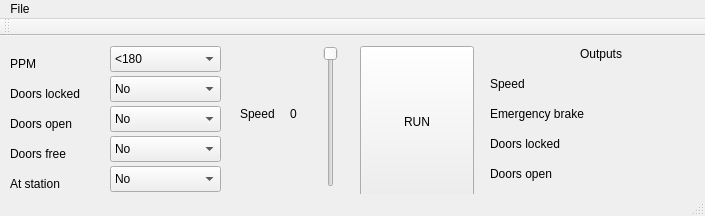
<?xml version="1.0" encoding="UTF-8"?>
<ui version="4.0">
 <class>MainWindow</class>
 <widget class="QMainWindow" name="MainWindow">
  <property name="geometry">
   <rect>
    <x>0</x>
    <y>0</y>
    <width>705</width>
    <height>216</height>
   </rect>
  </property>
  <property name="minimumSize">
   <size>
    <width>705</width>
    <height>216</height>
   </size>
  </property>
  <property name="maximumSize">
   <size>
    <width>705</width>
    <height>216</height>
   </size>
  </property>
  <property name="windowTitle">
   <string>Fixing the Trains</string>
  </property>
  <property name="unifiedTitleAndToolBarOnMac">
   <bool>false</bool>
  </property>
  <widget class="QWidget" name="centralWidget">
   <widget class="QSlider" name="speed">
    <property name="geometry">
     <rect>
      <x>320</x>
      <y>10</y>
      <width>21</width>
      <height>141</height>
     </rect>
    </property>
    <property name="cursor">
     <cursorShape>ClosedHandCursor</cursorShape>
    </property>
    <property name="autoFillBackground">
     <bool>false</bool>
    </property>
    <property name="maximum">
     <number>55</number>
    </property>
    <property name="singleStep">
     <number>1</number>
    </property>
    <property name="orientation">
     <enum>Qt::Vertical</enum>
    </property>
    <property name="invertedAppearance">
     <bool>true</bool>
    </property>
    <property name="tickInterval">
     <number>5</number>
    </property>
   </widget>
   <widget class="QComboBox" name="PPM">
    <property name="geometry">
     <rect>
      <x>110</x>
      <y>10</y>
      <width>111</width>
      <height>26</height>
     </rect>
    </property>
    <item>
     <property name="text">
      <string>&lt;180</string>
     </property>
    </item>
    <item>
     <property name="text">
      <string>180</string>
     </property>
    </item>
    <item>
     <property name="text">
      <string>270</string>
     </property>
    </item>
    <item>
     <property name="text">
      <string>420</string>
     </property>
    </item>
   </widget>
   <widget class="QComboBox" name="door_lock">
    <property name="geometry">
     <rect>
      <x>110</x>
      <y>40</y>
      <width>111</width>
      <height>26</height>
     </rect>
    </property>
    <item>
     <property name="text">
      <string>No</string>
     </property>
    </item>
    <item>
     <property name="text">
      <string>Yes</string>
     </property>
    </item>
   </widget>
   <widget class="QLabel" name="label">
    <property name="geometry">
     <rect>
      <x>10</x>
      <y>20</y>
      <width>62</width>
      <height>16</height>
     </rect>
    </property>
    <property name="text">
     <string>PPM</string>
    </property>
   </widget>
   <widget class="QLabel" name="label_2">
    <property name="geometry">
     <rect>
      <x>10</x>
      <y>50</y>
      <width>91</width>
      <height>16</height>
     </rect>
    </property>
    <property name="text">
     <string>Doors locked</string>
    </property>
   </widget>
   <widget class="QComboBox" name="door_open">
    <property name="geometry">
     <rect>
      <x>110</x>
      <y>70</y>
      <width>111</width>
      <height>26</height>
     </rect>
    </property>
    <item>
     <property name="text">
      <string>No</string>
     </property>
    </item>
    <item>
     <property name="text">
      <string>Yes</string>
     </property>
    </item>
   </widget>
   <widget class="QLabel" name="label_3">
    <property name="geometry">
     <rect>
      <x>10</x>
      <y>80</y>
      <width>91</width>
      <height>16</height>
     </rect>
    </property>
    <property name="text">
     <string>Doors open</string>
    </property>
   </widget>
   <widget class="QComboBox" name="door_free">
    <property name="geometry">
     <rect>
      <x>110</x>
      <y>100</y>
      <width>111</width>
      <height>26</height>
     </rect>
    </property>
    <item>
     <property name="text">
      <string>No</string>
     </property>
    </item>
    <item>
     <property name="text">
      <string>Yes</string>
     </property>
    </item>
   </widget>
   <widget class="QLabel" name="label_4">
    <property name="geometry">
     <rect>
      <x>10</x>
      <y>110</y>
      <width>91</width>
      <height>16</height>
     </rect>
    </property>
    <property name="text">
     <string>Doors free</string>
    </property>
   </widget>
   <widget class="QComboBox" name="station">
    <property name="geometry">
     <rect>
      <x>110</x>
      <y>130</y>
      <width>111</width>
      <height>26</height>
     </rect>
    </property>
    <item>
     <property name="text">
      <string>No</string>
     </property>
    </item>
    <item>
     <property name="text">
      <string>Yes</string>
     </property>
    </item>
   </widget>
   <widget class="QLabel" name="label_5">
    <property name="geometry">
     <rect>
      <x>10</x>
      <y>140</y>
      <width>91</width>
      <height>16</height>
     </rect>
    </property>
    <property name="text">
     <string>At station</string>
    </property>
   </widget>
   <widget class="QLabel" name="label_6">
    <property name="geometry">
     <rect>
      <x>240</x>
      <y>70</y>
      <width>41</width>
      <height>16</height>
     </rect>
    </property>
    <property name="text">
     <string>Speed</string>
    </property>
   </widget>
   <widget class="QLabel" name="speed_val">
    <property name="geometry">
     <rect>
      <x>290</x>
      <y>70</y>
      <width>21</width>
      <height>16</height>
     </rect>
    </property>
    <property name="text">
     <string>0</string>
    </property>
   </widget>
   <widget class="QPushButton" name="run_button">
    <property name="geometry">
     <rect>
      <x>360</x>
      <y>10</y>
      <width>114</width>
      <height>151</height>
     </rect>
    </property>
    <property name="text">
     <string>RUN</string>
    </property>
   </widget>
   <widget class="QLabel" name="label_7">
    <property name="geometry">
     <rect>
      <x>490</x>
      <y>40</y>
      <width>111</width>
      <height>16</height>
     </rect>
    </property>
    <property name="text">
     <string>Speed</string>
    </property>
   </widget>
   <widget class="QLabel" name="label_8">
    <property name="geometry">
     <rect>
      <x>490</x>
      <y>70</y>
      <width>111</width>
      <height>16</height>
     </rect>
    </property>
    <property name="text">
     <string>Emergency brake</string>
    </property>
   </widget>
   <widget class="QLabel" name="label_9">
    <property name="geometry">
     <rect>
      <x>490</x>
      <y>100</y>
      <width>111</width>
      <height>16</height>
     </rect>
    </property>
    <property name="text">
     <string>Doors locked</string>
    </property>
   </widget>
   <widget class="QLabel" name="label_10">
    <property name="geometry">
     <rect>
      <x>490</x>
      <y>130</y>
      <width>121</width>
      <height>16</height>
     </rect>
    </property>
    <property name="text">
     <string>Doors open</string>
    </property>
   </widget>
   <widget class="QLabel" name="brake_out">
    <property name="geometry">
     <rect>
      <x>620</x>
      <y>70</y>
      <width>62</width>
      <height>16</height>
     </rect>
    </property>
    <property name="text">
     <string/>
    </property>
   </widget>
   <widget class="QLabel" name="speed_out">
    <property name="geometry">
     <rect>
      <x>620</x>
      <y>40</y>
      <width>62</width>
      <height>16</height>
     </rect>
    </property>
    <property name="text">
     <string/>
    </property>
   </widget>
   <widget class="QLabel" name="open_out">
    <property name="geometry">
     <rect>
      <x>620</x>
      <y>130</y>
      <width>62</width>
      <height>16</height>
     </rect>
    </property>
    <property name="text">
     <string/>
    </property>
   </widget>
   <widget class="QLabel" name="lock_out">
    <property name="geometry">
     <rect>
      <x>620</x>
      <y>100</y>
      <width>62</width>
      <height>16</height>
     </rect>
    </property>
    <property name="text">
     <string/>
    </property>
   </widget>
   <widget class="QLabel" name="label_11">
    <property name="geometry">
     <rect>
      <x>580</x>
      <y>10</y>
      <width>62</width>
      <height>16</height>
     </rect>
    </property>
    <property name="text">
     <string>Outputs</string>
    </property>
   </widget>
  </widget>
  <widget class="QMenuBar" name="menuBar">
   <property name="geometry">
    <rect>
     <x>0</x>
     <y>0</y>
     <width>705</width>
     <height>22</height>
    </rect>
   </property>
   <widget class="QMenu" name="menuFile">
    <property name="title">
     <string>File</string>
    </property>
    <widget class="QMenu" name="menuNew">
     <property name="title">
      <string>New</string>
     </property>
     <addaction name="new_train_list"/>
    </widget>
    <addaction name="menuNew"/>
    <addaction name="Train_Network"/>
   </widget>
   <addaction name="menuFile"/>
  </widget>
  <widget class="QToolBar" name="mainToolBar">
   <attribute name="toolBarArea">
    <enum>TopToolBarArea</enum>
   </attribute>
   <attribute name="toolBarBreak">
    <bool>false</bool>
   </attribute>
  </widget>
  <widget class="QStatusBar" name="statusBar"/>
  <action name="new_train_list">
   <property name="text">
    <string>Training list</string>
   </property>
  </action>
  <action name="Train_Network">
   <property name="text">
    <string>Train Network</string>
   </property>
  </action>
 </widget>
 <layoutdefault spacing="6" margin="11"/>
 <resources/>
 <connections>
  <connection>
   <sender>speed</sender>
   <signal>sliderMoved(int)</signal>
   <receiver>speed_val</receiver>
   <slot>setNum(int)</slot>
   <hints>
    <hint type="sourcelabel">
     <x>330</x>
     <y>115</y>
    </hint>
    <hint type="destinationlabel">
     <x>305</x>
     <y>112</y>
    </hint>
   </hints>
  </connection>
 </connections>
</ui>
